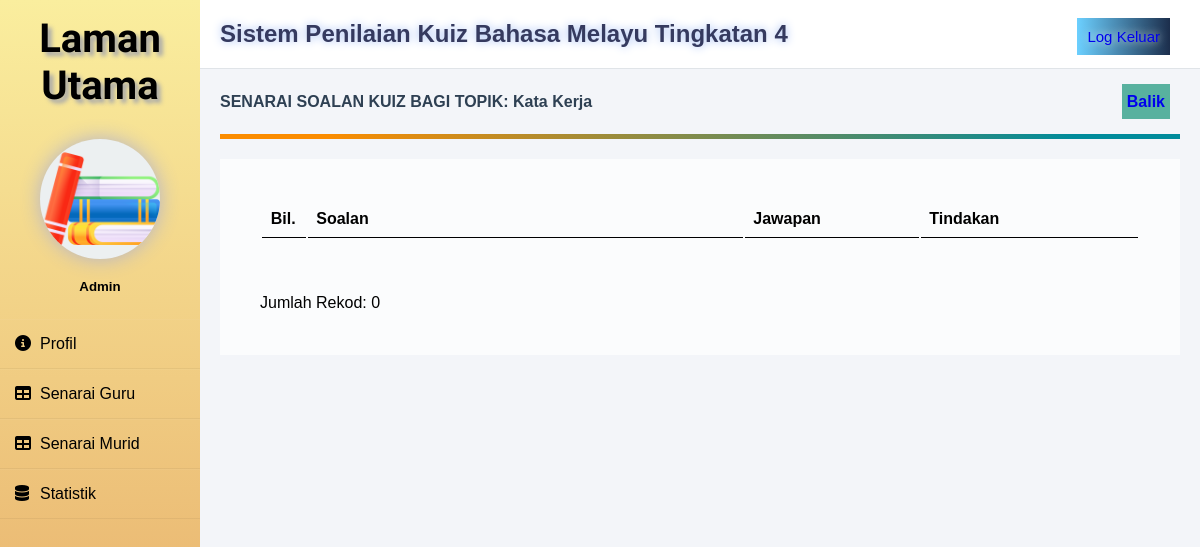
The page /koleksisoalankuiz.php?idtopik=T02 (signed in) on the database as committed earlier.
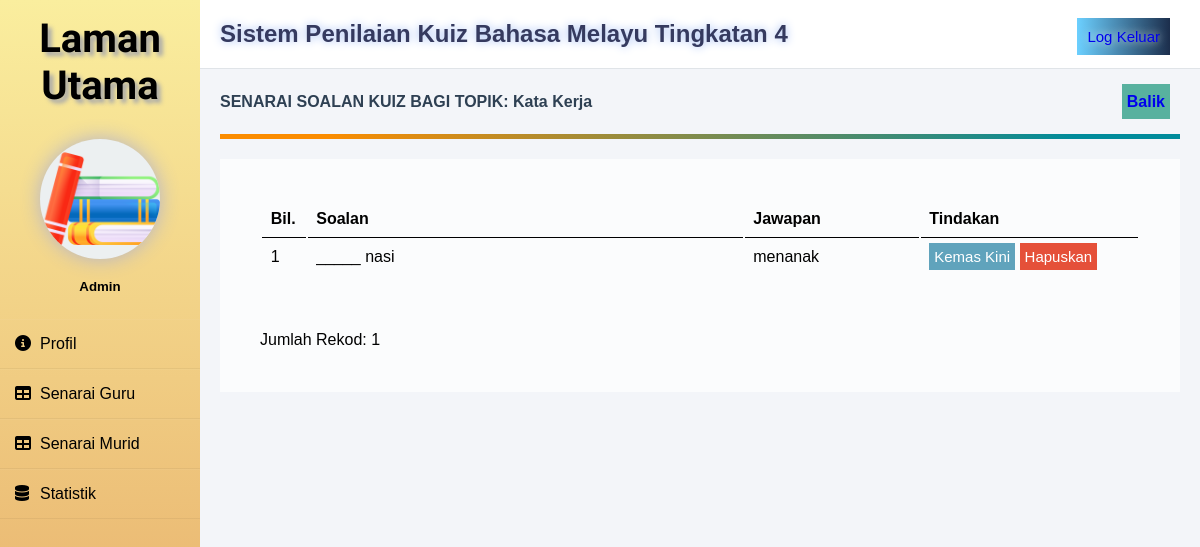
The same page on the database as committed later.
### tables this page shows
CREATE TABLE `pilihan` (
  `idpilihan` varchar(10) NOT NULL,
  `plhjwp` varchar(80) NOT NULL,
  `jwp` varchar(5) NOT NULL,
  `idsoal` varchar(10) NOT NULL
);

CREATE TABLE `soalan` (
  `idsoal` varchar(10) NOT NULL,
  `nosoal` varchar(5) NOT NULL,
  `soal` varchar(100) NOT NULL,
  `idtopik` varchar(10) NOT NULL
);

### koleksisoalankuiz.php (the view, shortened to what this page needs)
<?php
require 'connect.php';
include('template/sidebar.php');
$topikpilihan=$_GET['idtopik'];
$result = mysqli_query($conn, "SELECT * FROM topik WHERE idtopik='$topikpilihan'");
while ($res=mysqli_fetch_array($result)){
    $papartopik=$res['topik'];
}
?>
<head>
    <link rel="stylesheet" href="css/koleksisoalankuizstyle.css?v=<?php echo time(); ?>">
</head>
        <div class="space">
            <div class="header">
                <h2>Sistem Penilaian Kuiz Bahasa Melayu Tingkatan 4</h2>
                <div class="logoutbutton"><a href="logout.php">Log Keluar</a></div>
            </div>
            <div class="maincontent">
                <div class="title">SENARAI SOALAN KUIZ BAGI TOPIK: <?php echo $papartopik;?></div>
                <div class="balik"><a href="koleksikuizguru.php">Balik</a></div>
                <div class="separator"></div>
                <div class="detailbox">
                    <table class="koleksisoalankuiz" autowidth="false">
                        <thead>
                            <tr>
                                <th style="width: 5%;">Bil.</th>
                                <th style="width: 50%;">Soalan</th>
                                <th style="width: 20%;">Jawapan</th>
                                <th style="width: 25%;">Tindakan</th>
                            </tr>
                        </thead>
                        <?php
                            $bil = 1;
                            $querysoalan = "SELECT * FROM soalan AS q INNER JOIN pilihan AS a ON q.idsoal=a.idsoal
                            WHERE q.idtopik='$topikpilihan' AND a.jwp=1 GROUP BY a.idsoal ORDER BY q.idsoal ASC";
                            $resultquerysoalan = mysqli_query($conn, $querysoalan);
                            while($info1 = mysqli_fetch_array($resultquerysoalan)){ ?>
                            <tr>
                                <td><?php echo $bil++;?></td>
                                <td><?php echo $info1['soal'];?></td>
                                <td><?php echo $info1['plhjwp'];?></td>
                                <td>
                                    <a href="kemaskinisoalan.php?idsoal=<?php echo $info1['idsoal']; ?>" class="kemaskinisoalan">Kemas Kini</a>
                                    <a href="hapuskansoalan.php?idsoal=<?php echo $info1['idsoal']; ?>" class="hapussoalan" onclick="return confirm('Adakah anda ingin menghapuskan soalan ini?')">Hapuskan</a>
                                </td>
                            </tr>
                            <?php } ?>
                    </table>
                    <br><br>Jumlah Rekod: <?php echo $bil-1;?><br>
                </div>
            </div>
        </div>
</body>
</html>

Rows that differ between the two databases and show on the page:
added pilihan: idsoal.soal "_____ nasi", plhjwp "menanak"
Other text that changed with them:
$bil-1: "0" → "1"
